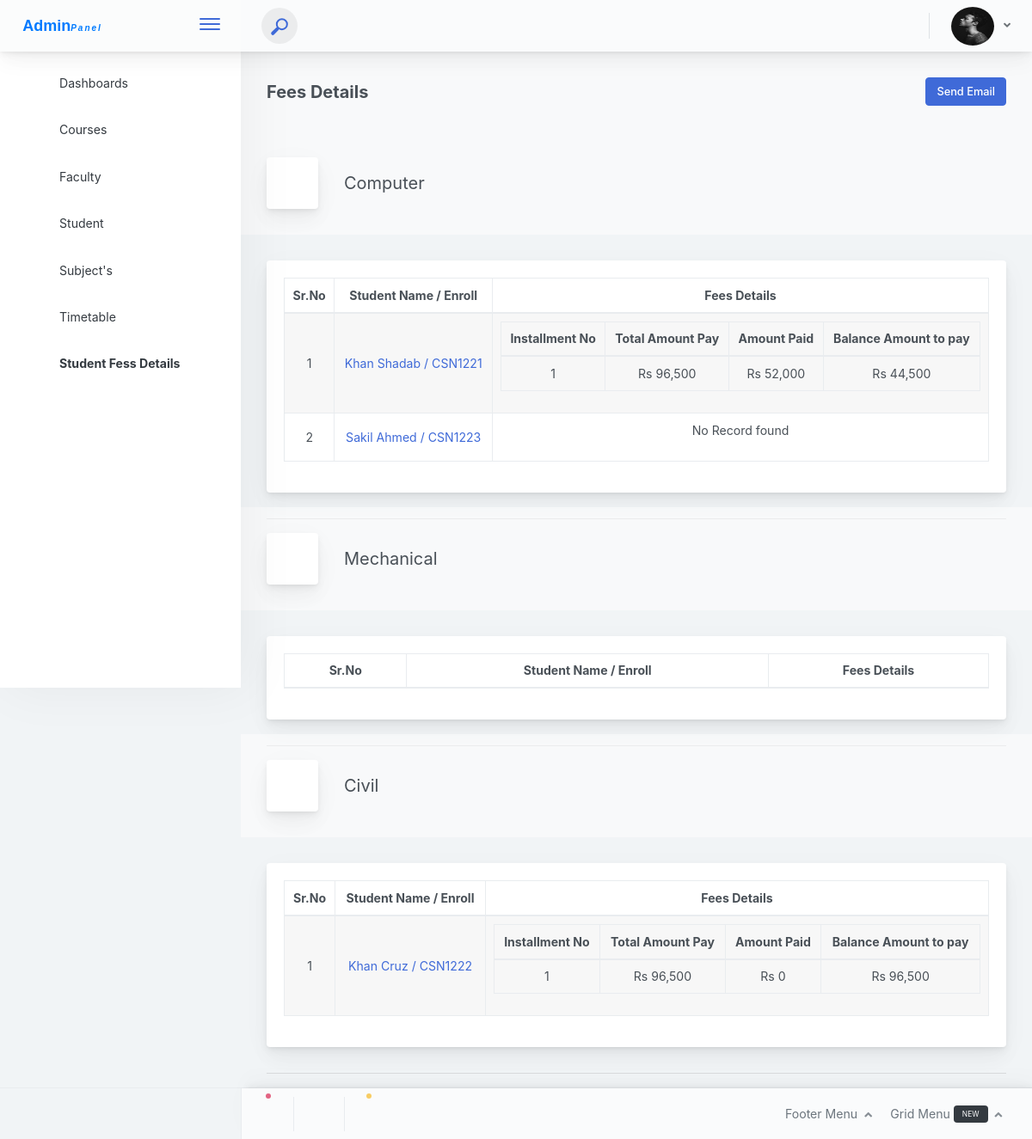
The page /admin_mode/students_fees.php (signed in) on the database as committed earlier.
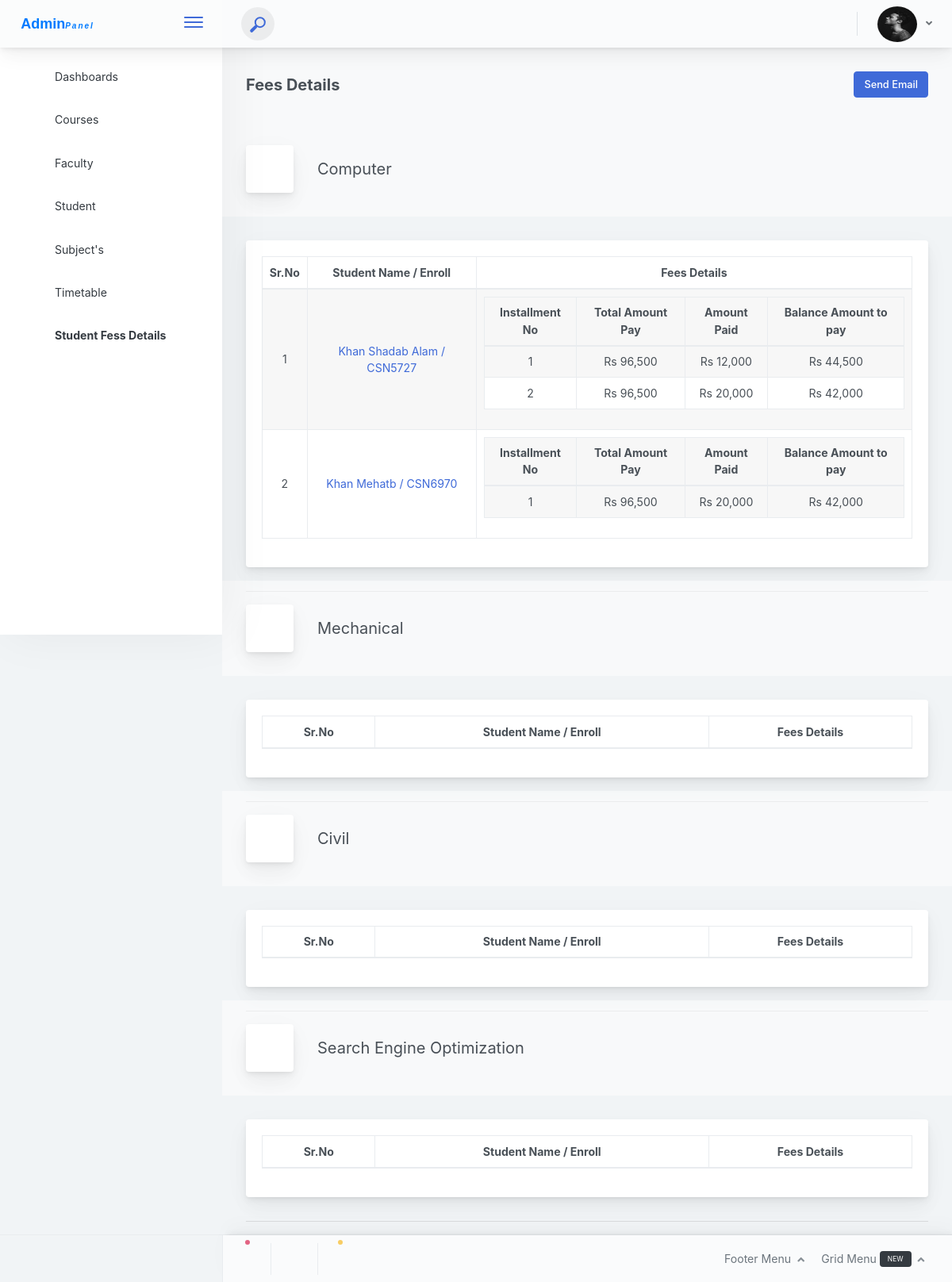
The same page on the database as committed later.
### tables this page shows
CREATE TABLE `admin_mode` (
  `id` int(11) NOT NULL,
  `fullname` varchar(255) NOT NULL,
  `admin_email` varchar(255) NOT NULL,
  `admin_number` varchar(255) NOT NULL,
  `admin_picture` varchar(255) NOT NULL,
  `admin_login_id` varchar(10) NOT NULL,
  `admin_password` varchar(255) NOT NULL,
  `admin_address` text NOT NULL,
  `admin_last_login` varchar(255) NOT NULL,
  `admin_dob` date NOT NULL,
  `admin_status` int(11) NOT NULL,
  `admin_added_on` datetime NOT NULL,
  `admin_retirement_date` varchar(50) NOT NULL,
  `admin_reset_password_code` int(11) NOT NULL,
  `new_login_admin` int(11) NOT NULL
);

CREATE TABLE `branch` (
  `id` int(11) NOT NULL,
  `branch_name` varchar(255) NOT NULL,
  `status` int(11) NOT NULL,
  `branch_code` varchar(10) NOT NULL,
  `academic_pattern` varchar(10) NOT NULL,
  `no_of_sem_year` int(11) NOT NULL
);

CREATE TABLE `student_login` (
  `id` int(11) NOT NULL,
  `Admission_NO` int(11) NOT NULL,
  `firstname` varchar(255) NOT NULL,
  `last_name` varchar(255) NOT NULL,
  `student_email` varchar(255) NOT NULL,
  `student_password` varchar(255) NOT NULL,
  `picture_link` varchar(255) NOT NULL,
  `STUDENT_DOB` date NOT NULL,
  `student_phone` varchar(11) NOT NULL,
  `MOTHERNAME` varchar(255) NOT NULL,
  `PLACEOFBIRTH` varchar(255) NOT NULL,
  `GENDER` varchar(255) NOT NULL,
  `ADDRESS` text NOT NULL,
  `FATHERMOBILEPHONE` varchar(255) NOT NULL,
  `MOTHERMOBILEPHONE` varchar(255) NOT NULL,
  `FATHERPROFESSION` varchar(11) NOT NULL,
  `MOTHERPROFESSION` varchar(11) NOT NULL,
  `FATHERNAME` varchar(255) NOT NULL,
  `enroll_no` varchar(255) NOT NULL,
  `DEPARTMENT` varchar(255) NOT NULL,
  `BRANCH` varchar(255) NOT NULL,
  `semester` int(1) NOT NULL DEFAULT '0',
  `reset_password_code` varchar(255) NOT NULL,
  `added_on` datetime NOT NULL,
  `online_status` varchar(255) NOT NULL,
  `new_login` int(11) NOT NULL DEFAULT '0',
  `student_status` int(11) NOT NULL
);

CREATE TABLE `student_fees_details` (
  `id` int(11) NOT NULL,
  `Admission_No` int(11) NOT NULL,
  `Std_EnrollNo` varchar(11) NOT NULL,
  `Total_fees` int(11) NOT NULL,
  `Paid_Fees` int(11) NOT NULL,
  `Balance_Fees` int(11) NOT NULL,
  `Payment_Date` datetime NOT NULL,
  `Payment_Status` varchar(255) NOT NULL,
  `payment_mode` varchar(255) NOT NULL
);

### admin_mode/session.php (called while the page is built, shortened)
<?php
require '../reuseable_files/database.inc.php';
if(isset($_SESSION['ADMINID'])){
	$sql = "SELECT * FROM admin_mode where id = '".$_SESSION['ADMINID']."'";
	$res = mysqli_query($con,$sql);
	$admin_login = mysqli_fetch_assoc($res);
}

### admin_mode/students_fees.php (the view, shortened to what this page needs)
<?php
require 'admin_resuse_files/header.php';
?>
<div class="app-main__outer">
<div class="app-main__inner" >
	<div class="app-page-title">
      <div class="page-title-wrapper">
         <div class="page-title-heading">
            <div>
               <strong>Fees Details</strong>
            </div>
         </div>
         <div class="page-title-actions">
            <a href="?send_email=send_email" class="btn btn-primary"> Send Email</a>
         </div>
      </div>
   </div>
	<?php
		$result_branch = mysqli_query($con,"SELECT * FROM branch");
		if (mysqli_num_rows($result_branch) > 0) {
			while ($branch_row = mysqli_fetch_assoc($result_branch)) {
				?>
					<div class="app-page-title">
                        <div class="page-title-wrapper">
                            <div class="page-title-heading">
                                <div class="page-title-icon">
                                    <i class="pe-7s-study icon-gradient bg-mean-fruit"></i>
                                </div>
                                <div><?= $branch_row['branch_name'] ?>
                                </div>
                            </div>
                         </div>
                    </div>
                    <div class="main-card mb-3 card" >
                            <div class="card-body">
                                <table style="width: 100%;" class="table table-hover text-center table-striped table-bordered"><thead>
									<tr>
                                        <th>Sr.No</th>
                                        <th>Student Name / Enroll</th>
                                        <th>Fees Details</th>
                                    </tr>
                                 </thead>
                                  <tbody id="dump_courses_here">
                                  	<?php
                                  	$res = mysqli_query($con,"SELECT * FROM student_login WHERE BRANCH=".$branch_row['id']."");
									if (mysqli_num_rows($res) >0) {
										foreach ($res as $key => $row) {
											$fees_res=mysqli_query($con,"select * from student_fees_details where Admission_No=".$row['Admission_NO']."");
											?><tr>
					                                <td><?= $key+=1 ?></td>
					                                <td><a href="student_details?id=<?= $row['id'] ?>"><?= $row['firstname'].' '.$row['last_name'].' / '.$row['enroll_no']?></a></td>
					                                <td>
											<table style="width: 100%;" class="table text-center table-striped table-bordered">
										<?php
											if (mysqli_num_rows($fees_res)>0) {
												?>
											<thead>
													<tr>
														<th>Installment No</th>
														<th>Total Amount Pay</th>
														<th>Amount Paid</th>
														<th>Balance Amount to pay</th>
													</tr>
												</thead>
												<tbody>
												<?php
												foreach ($fees_res as $key => $fees_row) {
											?>
													<tr>
														<td><?= $key+=1 ?></td>
														<td><?= 'Rs '.number_format($fees_row['Total_fees']) ?></td>
														<td><?= 'Rs '.number_format($fees_row['Paid_Fees']) ?></td>
														<td><?= 'Rs '.number_format($fees_row['Balance_Fees']) ?></td>
													</tr>
				                          	<?php
					                         }
					                         }else{
					                         	echo "No Record found";
					                         }
					                        ?>
					                        </tbody>
										</table>
				                                </td>
					                            </tr>
											<?php
										}
									}
                                  	?>
                                  </tbody>
                              </table>
                            </div>
                    </div>
                    <hr>
				<?php
			}
		}
	?>
<?php
require 'admin_resuse_files/footer.php';
?>

### admin_mode/admin_resuse_files/header.php (shortened to what this page needs)
<?php
require 'session.php';
$page_url =  'http://'.$_SERVER['HTTP_HOST'].$_SERVER['PHP_SELF'];
if ($page_url == FRONT_SITE_PATH_ADMIN.'course.php') {
    $title = 'Course\'s';
    $course_active = 'mm-active';
}elseif ($page_url == FRONT_SITE_PATH_ADMIN.'index.php' ||  $page_url == FRONT_SITE_PATH_ADMIN) {
    $dashboard_active = 'mm-active';
    $title = 'Dashboard';
}elseif ($page_url == FRONT_SITE_PATH_ADMIN.'faculty.php') {
    $faculty_active = 'mm-active';
    $title = 'Faculty';
}elseif ($page_url == FRONT_SITE_PATH_ADMIN.'student.php') {
    $student_active = 'mm-active';
    $title = 'Student';
}elseif ($page_url == FRONT_SITE_PATH_ADMIN.'students_fees.php') {
    $studentfees_active = 'mm-active';
}elseif ($page_url == FRONT_SITE_PATH_ADMIN.'subjects.php') {
    $subjects_active = 'mm-active';
    $title = 'Subjects';
}elseif ($page_url == FRONT_SITE_PATH_ADMIN.'timetable.php') {
    $timetable_active = 'mm-active';
    $title = 'Timetable';
}
?>
<!doctype html>
<html lang="en">
<head>
<link rel="stylesheet" type="text/css" href="https://cdnjs.cloudflare.com/ajax/libs/font-awesome/5.15.3/css/all.min.css">
<link rel="stylesheet" href="https://cdn.jsdelivr.net/npm/pixeden-stroke-7-icon@1.2.3/pe-icon-7-stroke/dist/pe-icon-7-stroke.min.css">
<link rel="stylesheet" type="text/css" href="http://code.ionicframework.com/ionicons/2.0.1/css/ionicons.min.css">
<link rel="stylesheet" href="https://cdn.linearicons.com/free/1.0.0/icon-font.min.css">
<link href="<?php echo FRONT_SITE_PATH ?>assets/css/main.d810cf0ae7f39f28f336.css" rel="stylesheet"></head>
<body>
    <div class="app-container app-theme-white body-tabs-shadow fixed-header fixed-sidebar fixed-footer">
        <div class="app-header header-shadow ">
             <div class="app-header__logo">
                <div class="logo-src" >
                    <a href="index">Admin <sub style="font-size: 10px;text-transform: capitalize;font-style: italic;letter-spacing: 2px">panel</sub></a>
                </div>
                <div class="header__pane ml-auto">
                    <div>
                        <button type="button" class="hamburger close-sidebar-btn hamburger--elastic" data-class="closed-sidebar">
                            <span class="hamburger-box">
                                <span class="hamburger-inner"></span>
                            </span>
                        </button>
                    </div>
                </div>
            </div>
              <div class="app-header__content">
                <div class="app-header-left">
                    <div class="search-wrapper">
                        <div class="input-holder">
                            <button class="search-icon"><span></span></button>
                        </div>
                    </div>
                </div>
                <div class="app-header-right">
                    <div class="header-dots">
                    <div class="widget-content">
                    </div>
                    </div>
                    <div class="header-btn-lg pr-0">
                        <div class="widget-content p-0">
                            <div class="widget-content-wrapper">
                                <div class="widget-content-left">
                                    <div class="btn-group">
                                        <a data-toggle="dropdown" aria-haspopup="true" aria-expanded="false" class="p-0 btn">
                                            <img width="50px" height="45px" class="rounded-circle" src="<?= FRONT_SITE_IMAGE_ADMIN.'/'.$admin_login['admin_picture'] ?>" alt="">
                                            <i class="fa fa-angle-down ml-2 opacity-8"></i>
                                        </a>
                                    </div>
                                </div>
                            </div>
                        </div>
                    </div>
                </div>
            </div>
        </div>
          <div class="app-main">
            <div class="app-sidebar sidebar-shadow ">
                 <div class="scrollbar-sidebar">
                    <div class="app-sidebar__inner">
                        <ul class="vertical-nav-menu">
                            <li  class="mt-3 <?= $dashboard_active ?>">
                                <a href="index"<?= PHP_EXT ?>>
                                    <i class="metismenu-icon pe-7s-rocket"></i>Dashboards
                                </a>
                             </li>
                             <li  class="mt-3 <?= $course_active ?>">
                                <a href="course<?= PHP_EXT ?>?action=viewall" >
                                    <i class="metismenu-icon pe-7s-study"></i>Courses
                                </a>
                             </li>
                             <li  class="mt-3 <?= $faculty_active ?>">
                                <a href="faculty<?= PHP_EXT ?>?action=viewall">
                                    <i class="metismenu-icon pe-7s-user"></i>Faculty
                                </a>
                             </li>
                              <li  class="mt-3 <?= $student_active ?>">
                                <a href="student<?= PHP_EXT ?>?action=viewall">
                                    <i class="metismenu-icon pe-7s-user"></i>Student
                                </a>
                             </li>
                              <li  class="mt-3 <?= $subjects_active ?>">
                                <a href="subjects<?= PHP_EXT ?>?action=viewall">
                                    <i class="metismenu-icon pe-7s-notebook"></i>Subject's
                                </a>
                             </li>
                              <li  class="mt-3 <?= $timetable_active ?>">
                                <a href="timetable<?= PHP_EXT ?>">
                                    <i class="metismenu-icon pe-7s-news-paper"></i>Timetable
                                </a>
                             </li>
                              <li  class="mt-3 <?= $studentfees_active ?>">
                                <a href="students_fees<?= PHP_EXT ?>?action=viewall">
                                    <i class="metismenu-icon pe-7s-cash"></i>Student Fess Details
                                </a>
                             </li>
                        </ul>
                    </div>
                </div>
            </div>

### admin_mode/admin_resuse_files/footer.php (shortened to what this page needs)
<div class="app-wrapper-footer">
                    <div class="app-footer ">
                        <div class="app-footer__inner">
                            <div class="app-footer-left">
                                <div class="footer-dots">
                                    <div class="dropdown">
                                        <a aria-haspopup="true" aria-expanded="false" data-toggle="dropdown" class="dot-btn-wrapper">
                                            <i class="dot-btn-icon lnr-bullhorn icon-gradient bg-mean-fruit"></i>
                                            <div class="badge badge-dot badge-abs badge-dot-sm badge-danger">Notifications</div>
                                        </a>
                                    </div>
                                    <div class="dropdown">
                                        <a class="dot-btn-wrapper" aria-haspopup="true" data-toggle="dropdown" aria-expanded="false">
                                            <i class="dot-btn-icon lnr-earth icon-gradient bg-happy-itmeo"></i>
                                        </a>
                                    </div>
                                    <div class="dropdown">
                                        <a class="dot-btn-wrapper dd-chart-btn-2" aria-haspopup="true" data-toggle="dropdown" aria-expanded="false">
                                            <i class="dot-btn-icon lnr-pie-chart icon-gradient bg-love-kiss"></i>
                                            <div class="badge badge-dot badge-abs badge-dot-sm badge-warning">Notifications</div>
                                        </a>
                                    </div>
                                </div>
                            </div>
                            <div class="app-footer-right">
                                <ul class="header-megamenu nav">
                                    <li class="nav-item">
                                        <a data-placement="top" rel="popover-focus" data-offset="300" data-toggle="popover-custom" class="nav-link">
                                            Footer Menu
                                            <i class="fa fa-angle-up ml-2 opacity-8"></i>
                                        </a>
                                    </li>
                                    <li class="nav-item">
                                        <a data-placement="top" rel="popover-focus" data-offset="300" data-toggle="popover-custom" class="nav-link">
                                            Grid Menu
                                            <div class="badge badge-dark ml-0 ml-1">
                                                <small>NEW</small>
                                            </div>
                                            <i class="fa fa-angle-up ml-2 opacity-8"></i>
                                        </a>
                                    </li>
                                </ul>
                            </div>
                        </div>
                    </div>
                </div>
            </div>
        </div>
    <script type="text/javascript" src="<?php echo FRONT_SITE_PATH ?>assets/js/main.d810cf0ae7f39f28f336.js"></script></body>
</html>

### admin_mode/admin_resuse_files/header.php (style rules this page uses)
a { text-decoration: none }
.app-header__logo .logo-src { height: 47px; left: 0; }
.logo-src a { padding: 10px; display: flex; justify-content: center; align-items: center; font-size: 18px; color: #007bff; font-weight: 700; font-family: sans-serif; }

Rows that differ between the two databases and show on the page:
removed student_login: key "1", firstname "Khan", last_name "Shadab", enroll_no "CSN1221", student_fees_details (key "1", Total_fees "96,500", Paid_Fees "52,000", Balance_Fees "44,500"), shown under branch "Computer"
removed student_login: key "2", firstname "Sakil", last_name "Ahmed", enroll_no "CSN1223", shown under branch "Computer"
removed student_login: key "1", firstname "Khan", last_name "Cruz", enroll_no "CSN1222", shown under branch "Civil"
removed student_fees_details: key "1", Total_fees "96,500", Paid_Fees "0", Balance_Fees "96,500"
added student_login: key "1", firstname "Khan", last_name "Shadab Alam", enroll_no "CSN5727", student_fees_details (key "1", Total_fees "96,500", Paid_Fees "12,000", Balance_Fees "44,500"), shown under branch "Computer"
added student_fees_details: key "2", Total_fees "96,500", Paid_Fees "20,000", Balance_Fees "42,000", shown under "1"
added student_login: key "2", firstname "Khan", last_name "Mehatb", enroll_no "CSN6970", shown under branch "Computer"
added student_fees_details: key "1", Total_fees "96,500", Paid_Fees "20,000", Balance_Fees "42,000", shown under "2"
added branch: branch_name "Search Engine Optimization"
